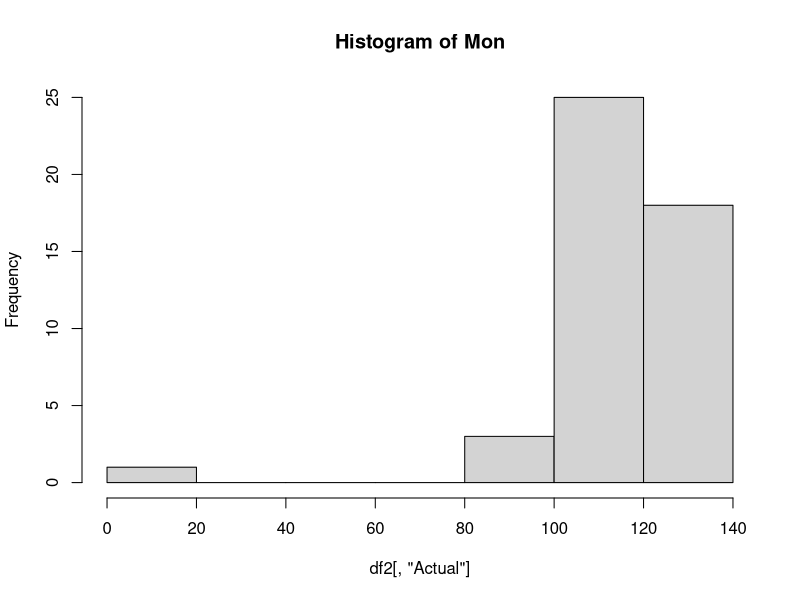
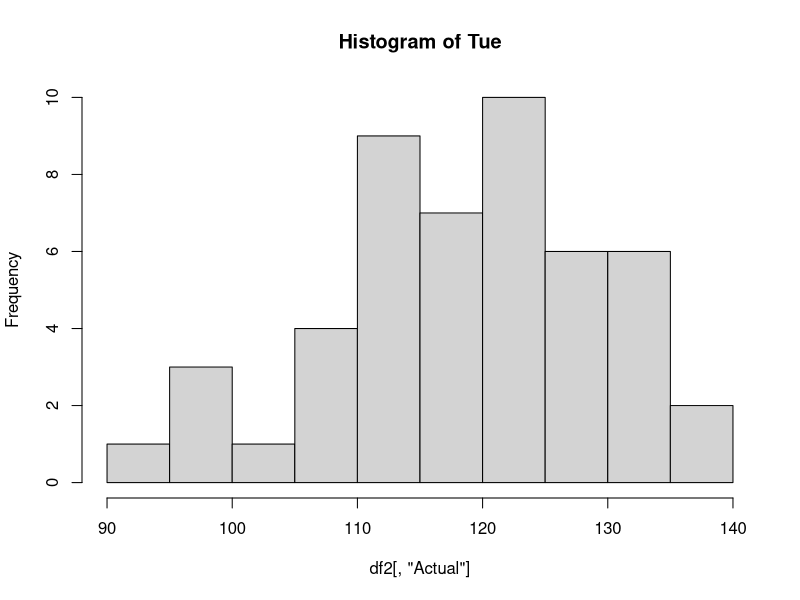
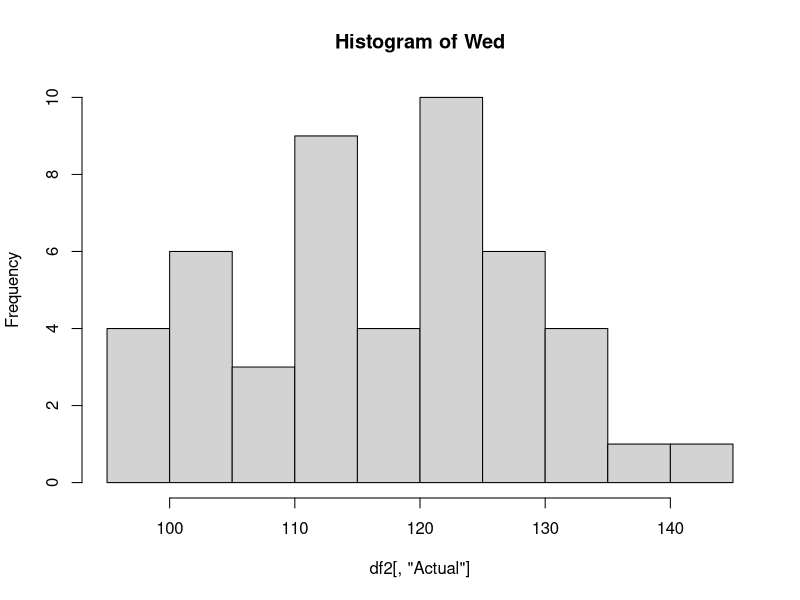
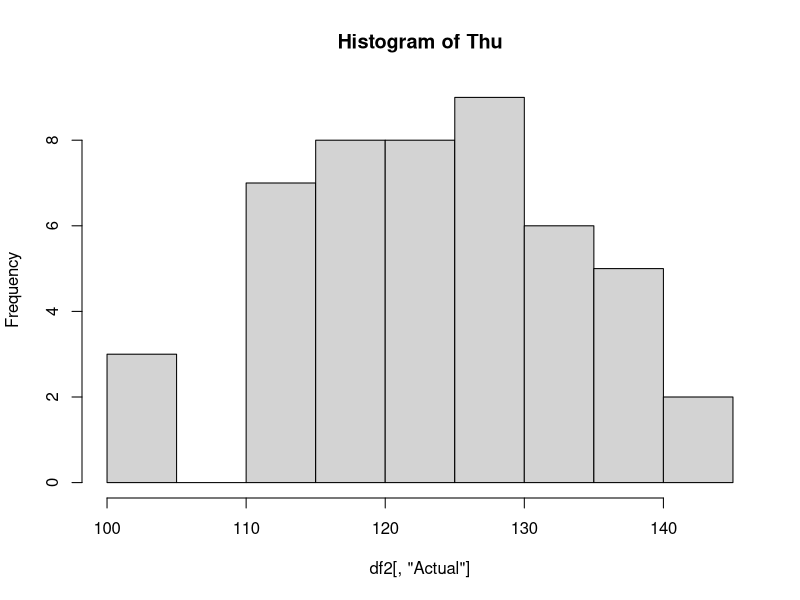
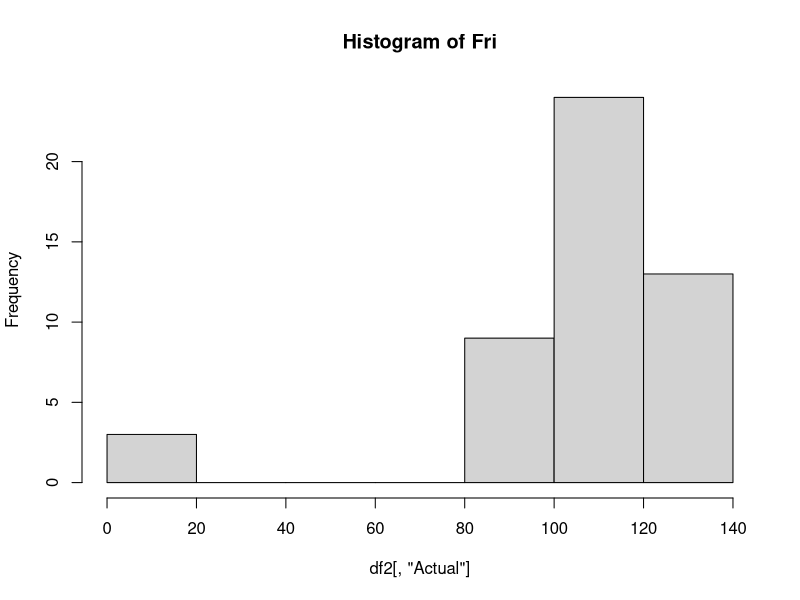
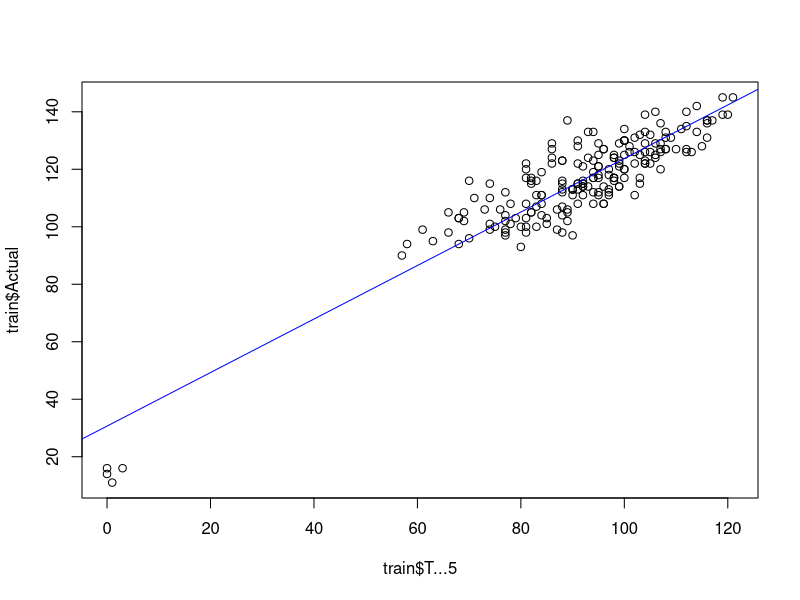
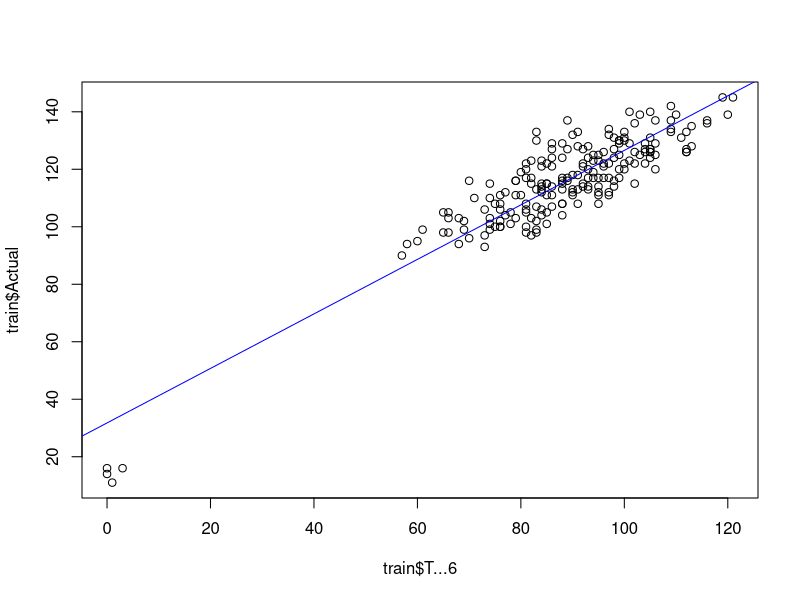
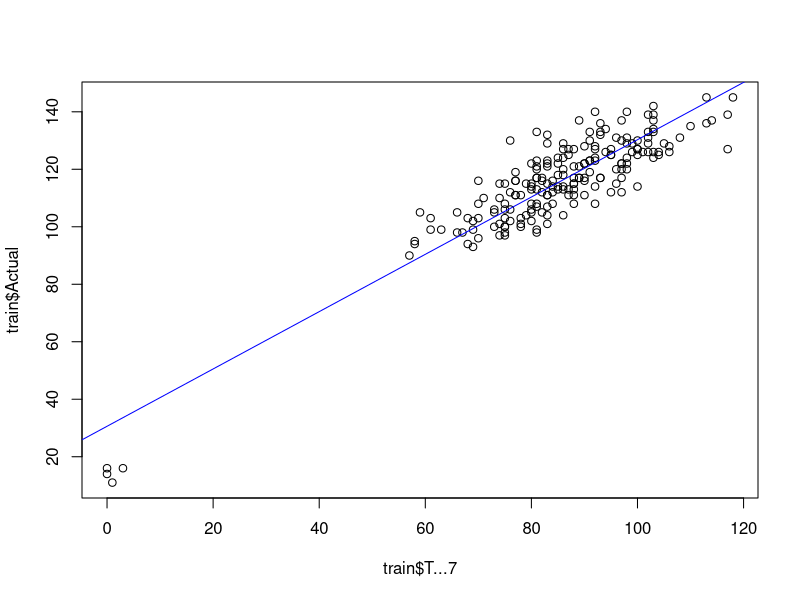

Write R code to recreate these figures, in order.
## ---- chunk 1

#a = read.csv(file.choose())

a = read.csv("Case5-data.csv")
## ---- chunk 2
head(a)

## ---- chunk 3
days=c("Mon", "Tue", "Wed", "Thu", "Fri")
for (i in 1:5){
    df2=a[a[,2]==days[i],]
    print(hist(df2[,"Actual"],main = paste("Histogram of" , days[i])))
}

## ---- chunk 4
#make this example reproducible
set.seed(1)

#use 80% of dataset as training set and 20% as test set
sample <- sample(c(TRUE, FALSE), nrow(a), replace=TRUE, prob=c(0.8,0.2))
train  <- a[sample, ]
test   <- a[!sample, ]

t5_model = lm(Actual~T...5, train)
print(paste("T-5 based model R-Squared:",summary(t5_model)$r.squared))
print(paste("T-5 based model MSE:",mean((test$Actual - predict.lm(t5_model, test)) ^ 2)))
plot(train$T...5,train$Actual)
abline(t5_model, col = "blue")

t6_model = lm(Actual~T...6, train)
print(paste("T-6 based model R-Squared:",summary(t6_model)$r.squared))
print(paste("T-6 based model MSE:",mean((test$Actual - predict.lm(t6_model, test)) ^ 2)))
plot(train$T...6,train$Actual)
abline(t6_model, col = "blue")

t7_model = lm(Actual~T...7, train)
print(paste("T-7 based model R-Squared:",summary(t7_model)$r.squared))
print(paste("T-7 based model MSE:",mean((test$Actual - predict.lm(t7_model, test)) ^ 2)))
plot(train$T...7,train$Actual)
abline(t7_model, col = "blue")

t8_model = lm(Actual~T...8, train)
print(paste("T-8 based model R-Squared:",summary(t8_model)$r.squared))
print(paste("T-8 based model MSE:",mean((test$Actual - predict.lm(t8_model, test)) ^ 2)))
plot(train$T...8,train$Actual)
abline(t8_model, col = "blue")

t9_model = lm(Actual~T...9, train)
print(paste("T-9 based model R-Squared:",summary(t9_model)$r.squared))
print(paste("T-9 based model MSE:",mean((test$Actual - predict.lm(t9_model, test)) ^ 2)))
plot(train$T...9,train$Actual)
abline(t9_model, col = "blue")

## ---- chunk 5

# checking correlation between raw predictors
cor(a[,3:19])

## ---- chunk 6


#transforming columns to reduce correlation and create new predictors
df = data.frame(a$DOW,a$Actual)
for (i in 3:18){
  df[,i] <- a[,i+1] - a[,i]
}

head(df)

## ---- chunk 7

cor(df[,2:18])

## ---- chunk 8
#removing DOW from df for model 1

df1 = df[c(-1)]
head(df1)

model_1_not_str = lm(a.Actual~., df1)

summary(model_1_not_str)

## ---- chunk 9

# model 2: Stratified by the day of the week

DOW = c("Mon","Tue","Wed","Thu","Fri")

for (i in 1:5){
  df2 = df[df[,1]==DOW[i],]
  df2 = df2[c(-1)]
  model1 = lm(a.Actual~., df2)
  print(paste(DOW[i],"Multiple LR model R-squared value:",summary(model1)$r.squared))
  
}


## ---- chunk 10
t7_model = lm(Actual~T...7, a)
print(paste("T-7 based LR model R-squared value:",summary(t7_model)$r.squared))

## ---- chunk 11
t7d_model = lm(Actual~T...7+DOW, a)
print(paste("T-7+DOW based LR model R-squared value:",summary(t7d_model)$r.squared))

## ---- chunk 12
DOW = c("Mon","Tue","Wed","Thu","Fri")

for (i in 1:5){
  df3 = a[a[,2]==DOW[i],]
  t7s_model = lm(Actual~T...7, df3)
  print(paste(DOW[i],"stratified T-7 based LR model R-squared value:",summary(t7s_model)$r.squared))
  
}
## ---- chunk 13
library(dplyr)
library(magrittr)
a %<>%
  mutate(SurgDate= as.Date(SurgDate, format= "%d-%m-%Y"))
## ---- chunk 14

train <- subset(a, SurgDate < "2012-09-04")
test <- subset(a, SurgDate >= "2012-09-04")

tail(train)

## ---- chunk 15
library(zoo)


s <- a %>%
  select(SurgDate, srate = Actual) %>%
  mutate(srate_tma = rollmean(srate, k = 3, fill = NA, align = "right"))


## ---- chunk 16
library(ggplot2)

ggplot(s, aes(SurgDate,srate)) +
  geom_line() +
  theme_minimal()

## ---- chunk 17
# let's use T-6 based model, which had given us least MSE of prediction on test data
summary(t6_model)

print(paste("T-6 based model MSE:",mean((test$Actual - predict.lm(t6_model, test)) ^ 2)))

